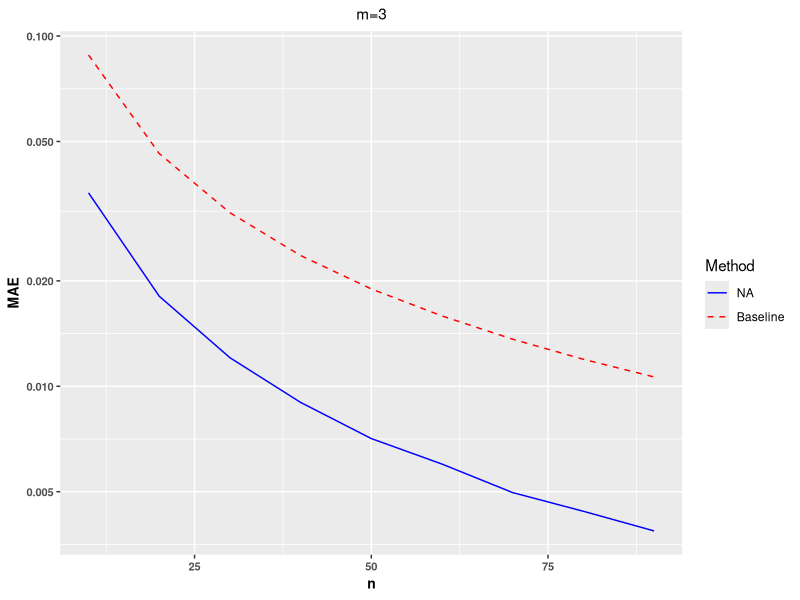

Reproduce this figure in R.




library(ggplot2)
library(scales)
library(dplyr)
library(gridExtra)
library(gtable)
library(ggpubr)
library(reshape2)

m3 <- read.table("Sec4.2/data/norm_m3.txt", sep="\t")
m5 <- read.table("Sec4.2/data/norm_m5.txt", sep="\t")
m7 <- read.table("Sec4.2/data/norm_m7.txt", sep="\t")


dat.norm <- rbind(m3,m5,m7)
colnames(dat.norm) <- c('n','m','N.A','Baseline')
dat.norm <- melt(dat.norm ,  id.vars = c('n','m'), 
                 measure.vars = c('N.A','Baseline'), 
                 variable.name = 'method',
                 value.name = 'mae')




base_breaks <- function(n = 10){
  function(x) {
    axisTicks(log10(range(x, na.rm = TRUE)), log = TRUE, n = n)
  }
}

scaleFUN <- function(x) sprintf("%.4f", x)


dat.norm %>% filter(m==3) %>% filter(n>=10 & n<=90) %>%ggplot(aes(x=n, y=mae)) + 
  geom_path(aes(color=method, linetype=method)) + 
  scale_y_continuous(trans = 'log10', breaks = base_breaks()) +labs(subtitle = 'm=3') + 
  ylab("MAE") + theme(plot.subtitle = element_text(hjust = 0.5)) +
  scale_color_manual(name="Method",
                     labels=c("NA", "Baseline"),
                     values=c("blue","red")) +
  scale_linetype_manual(name="Method",
                        labels=c("NA", "Baseline"),
                        values=c("solid", "dashed")) + 
  theme(axis.text.x = element_text(face="bold", 
                                   size=8),
        axis.text.y = element_text(face="bold", 
                                   size=8),
        axis.title=element_text(size=10,face="bold")) 

